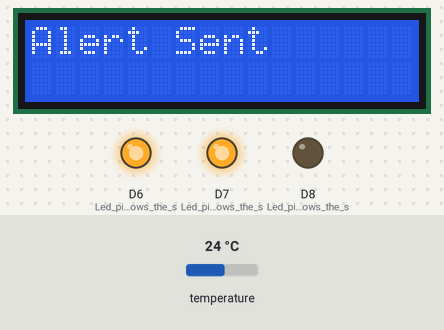
Bench run of a sketch on a simulated ESP8266 (NodeMCU). On the bench: 16×2 character LCD, output pins drawn as LEDs (lit = HIGH). The test bench sets the inputs (shaded band); at power-on: temperature 24 °C. WiFi joins after 1.5 s; servers stay silent unless stated; what the sketch prints to the serial monitor is not drawn.

Above: at 4.4 s.
4.5 s: temperature set to 6.5 °C
At 7.5 s:
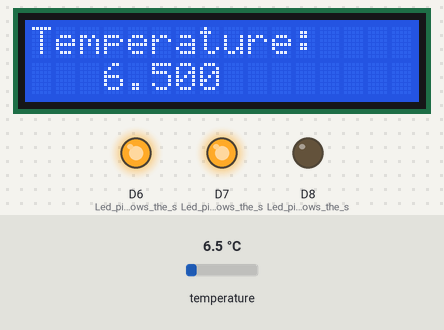
8.3 s: temperature set to 5.4 °C
At 9.2 s:
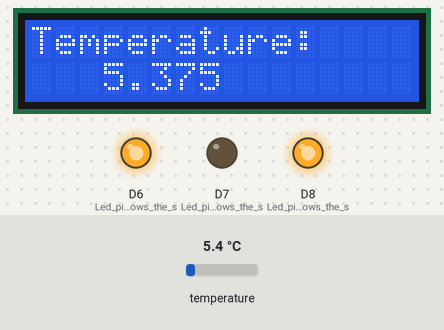
10.3 s: temperature set to 7.7 °C
At 12.0 s:
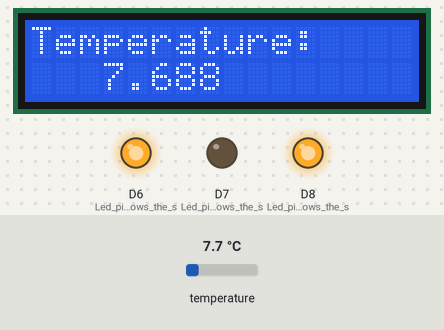
12.3 s: temperature set to 8.4 °C
At 14.7 s:
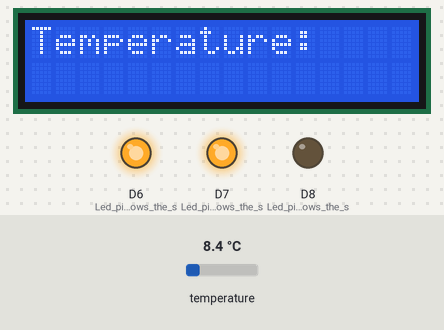
Timing chart, 0 to 16.2 s (numbered marks = the images above; inputs shaded):
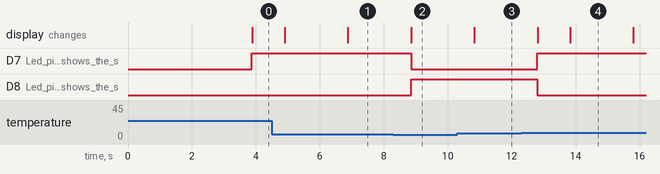

The sketch:

TemperatureMonitoring.ino
```cpp
// Include necessary libraries
#define BLYNK_TEMPLATE_ID "YOUR_TEMPLATE_ID"
#define BLYNK_TEMPLATE_NAME "YOUR_TEMPLATE_NAME"
#define BLYNK_AUTH_TOKEN "YOUR_AUTH_TOKEN"
#define BLYNK_PRINT Serial
#include <ESP8266WiFi.h>
#include <SimpleTimer.h>
#include <BlynkSimpleEsp8266.h>
#include <OneWire.h>
#include <DallasTemperature.h>
#include <RTClib.h>
#include <LiquidCrystal_I2C.h>

// Define Wi-Fi credentials
const char *ssid="YOUR_USERNAME";
const char *pass="YOUR_PASSWORD";

// Define host for IFTTT communication
const char* host = "maker.ifttt.com";

// Initialize objects and variables
SimpleTimer timer;
RTC_DS3231 rtc;
WiFiClient client;
DateTime now;
#define ONE_WIRE_BUS 2 // DS18B20 on arduino pin2 corresponds to D4 on physical board "D4 pin on the ndoemcu Module"
char auth[] = BLYNK_AUTH_TOKEN;
OneWire oneWire(ONE_WIRE_BUS);
DallasTemperature DS18B20(&oneWire);
LiquidCrystal_I2C lcd(0x27, 16, 2);
float temp;
float Fahrenheit=0;
bool alerted = false;
unsigned long lastAlertTime = 0;
unsigned long alertInterval = 300000;

// Setup function
void setup() {
  // Set up LED pins
  pinMode(D6,OUTPUT); //Led pin which shows the status of wifi
  pinMode(D7,OUTPUT); //Led pin which shows the status of temperature
  pinMode(D8,OUTPUT); //Led pin which shows the status of temperature
  digitalWrite(D6,LOW);
  digitalWrite(D7,LOW);
  digitalWrite(D8,LOW);

  // Initialize LCD display
  lcd.begin();
  lcd.backlight();
  lcd.setCursor(0, 0);
  lcd.print("Temperature:");
  WiFi.begin(ssid, pass);

  // Connect to Wi-Fi
  while((!(WiFi.status() == WL_CONNECTED)))
    {
      connectWiFi();//Wfi connecting function call
    }

  // Initialize Serial communication
  Serial.begin(115200);

  // Initialize DS18B20 temperature sensor
  DS18B20.begin();

  // Initialize RTC
  rtc.begin();

  // Initialize Blynk
  Blynk.begin(auth, ssid, pass);

  // Set up timer for periodic data sending
  timer.setInterval(1000L, getSendData);
}

// Main loop function
void loop() {
   Blynk.run();
   timer.run();
}

// Function to get and send temperature data
void getSendData()
{
    if (WiFi.status() != WL_CONNECTED) {
        Serial.println("Connection lost. Reconnecting...");
        digitalWrite(D6,LOW);
        connectWiFi();
        Blynk.begin(auth, ssid, pass);
    }
    const int httpPort = 80;
    if (!client.connect(host, httpPort)) {
       Serial.println("Connection failed");
       return;
    }
    // Update LCD display with temperature
    lcd.setCursor(0, 1);
    lcd.print("   ");
    lcd.setCursor(3, 1);
    DS18B20.requestTemperatures(); //Get temperature from the sensor
    temp = DS18B20.getTempCByIndex(0);//converting temperature value to Celcius
    lcd.print(temp,3);
    Fahrenheit = DS18B20.toFahrenheit(temp);//converting temperature value to Fahrenheit
    Serial.println(temp);
    Blynk.virtualWrite(V0, temp);//Sending the live data to blynk app via virtual pin
    Serial.println(Fahrenheit);

    // Temperature alert logic
    if (temp > 8.0 && !alerted) {
        alerted = true;
        digitalWrite(D8,LOW);
        digitalWrite(D7,HIGH);
        sendSms(temp);//Function call for sending sms
        lcd.clear();
        lcd.print("Alert Sent");
        delay(1000);
        lcd.clear();
        lcd.print("Temperature:");
    }else if (temp <= 6.0) {
       digitalWrite(D7,LOW);
       digitalWrite(D8,HIGH);
       alerted = false;
  }

  // Reminder alert logic
  if (now.hour() >= 8 && now.hour() <= 20) {
   if (now.minute() % 30 == 0 && !alerted) {
    alerted = true;
    lcd.clear();
    lcd.print("Reminder Alert Sent");
  }
}else if (temp <= 6.0) {
  alerted = false;
}
Serial.println(alerted);
  delay(1000);
}

// Function to connect to Wi-Fi
void connectWiFi()
{
  WiFi.begin(ssid, pass);
  Serial.print("Connecting to WiFi");
  while (WiFi.status() != WL_CONNECTED) {
    delay(500);
    Serial.print(".");
  }
  Serial.println("\nConnected to WiFi");
  digitalWrite(D6,HIGH);
}

// Function to send SMS via IFTTT
void sendSms(float temp)
  {
    Serial.println(temp);
    String url = "/trigger/Temperature_Alert/with/key/b6wFi44jPYDg74xTl8I_m3Y08RHO_CLuSpCLqM8aeNQ/?value1=" + (String)temp;
    Serial.print("Requesting URL: ");
    Serial.println(url);
    client.print(String("GET ") + url + " HTTP/1.1\r\n" + "Host: " + host + "\r\n" + "Connection: close\r\n\r\n");
  }
```

Measured:
- the behaviour switches between 6.1 and 6 °C on temperature (found by bisection; images 1 and 2)
- the behaviour switches between 8 and 8.1 °C on temperature (found by bisection; images 3 and 4)
- after the input at 8.3 s, D7 (Led_pin_which_shows_the_s): HIGH → LOW after 0.55 s; D8 (Led_pin_which_shows_the_s): LOW → HIGH after 0.55 s; the display: changes after 0.55 s (image 2)
- after the input at 10.3 s, the display: changes after 0.52 s (image 3)
- after the input at 12.3 s, D7 (Led_pin_which_shows_the_s): LOW → HIGH after 0.50 s; D8 (Led_pin_which_shows_the_s): HIGH → LOW after 0.50 s; the display: first changes after 0.52 s (image 4 shows a later state)
